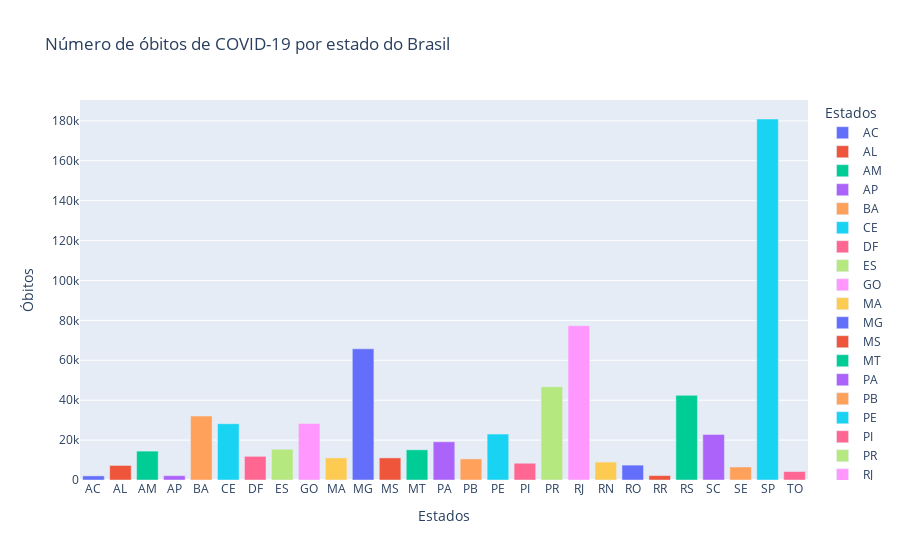

Here is the notebook cell this chart was saved with:
### Code cell
# Criando o gráfico interativo dos óbitos de COVID-19 por estado do Brasil
fig_4 = px.bar(estado, x='Estados', y='Óbitos', color='Estados', title='Número de óbitos de COVID-19 por estado do Brasil')
fig_4.show()

### Figure 1 — Plotly figure (JSON) as saved in the notebook; plotly's stock layout.template omitted (floating-point values rounded to 4 significant figures)
{"data": [{"alignmentgroup": "True", "hovertemplate": "Estados=%{x}<br>Óbitos=%{y}<extra></extra>", "legendgroup": "AC", "marker": {"color": "#636efa", "pattern": {"shape": ""}}, "name": "AC", "offsetgroup": "AC", "orientation": "v", "showlegend": true, "textposition": "auto", "type": "bar", "x": ["AC"], "xaxis": "x", "y": [2063], "yaxis": "y"}, {"alignmentgroup": "True", "hovertemplate": "Estados=%{x}<br>Óbitos=%{y}<extra></extra>", "legendgroup": "AL", "marker": {"color": "#EF553B", "pattern": {"shape": ""}}, "name": "AL", "offsetgroup": "AL", "orientation": "v", "showlegend": true, "textposition": "auto", "type": "bar", "x": ["AL"], "xaxis": "x", "y": [7300], "yaxis": "y"}, {"alignmentgroup": "True", "hovertemplate": "Estados=%{x}<br>Óbitos=%{y}<extra></extra>", "legendgroup": "AM", "marker": {"color": "#00cc96", "pattern": {"shape": ""}}, "name": "AM", "offsetgroup": "AM", "orientation": "v", "showlegend": true, "textposition": "auto", "type": "bar", "x": ["AM"], "xaxis": "x", "y": [14479], "yaxis": "y"}, {"alignmentgroup": "True", "hovertemplate": "Estados=%{x}<br>Óbitos=%{y}<extra></extra>", "legendgroup": "AP", "marker": {"color": "#ab63fa", "pattern": {"shape": ""}}, "name": "AP", "offsetgroup": "AP", "orientation": "v", "showlegend": true, "textposition": "auto", "type": "bar", "x": ["AP"], "xaxis": "x", "y": [2169], "yaxis": "y"}, {"alignmentgroup": "True", "hovertemplate": "Estados=%{x}<br>Óbitos=%{y}<extra></extra>", "legendgroup": "BA", "marker": {"color": "#FFA15A", "pattern": {"shape": ""}}, "name": "BA", "offsetgroup": "BA", "orientation": "v", "showlegend": true, "textposition": "auto", "type": "bar", "x": ["BA"], "xaxis": "x", "y": [32049], "yaxis": "y"}, {"alignmentgroup": "True", "hovertemplate": "Estados=%{x}<br>Óbitos=%{y}<extra></extra>", "legendgroup": "CE", "marker": {"color": "#19d3f3", "pattern": {"shape": ""}}, "name": "CE", "offsetgroup": "CE", "orientation": "v", "showlegend": true, "textposition": "auto", "type": "bar", "x": ["CE"], "xaxis": "x", "y": [28211], "yaxis": "y"}, {"alignmentgroup": "True", "hovertemplate": "Estados=%{x}<br>Óbitos=%{y}<extra></extra>", "legendgroup": "DF", "marker": {"color": "#FF6692", "pattern": {"shape": ""}}, "name": "DF", "offsetgroup": "DF", "orientation": "v", "showlegend": true, "textposition": "auto", "type": "bar", "x": ["DF"], "xaxis": "x", "y": [11863], "yaxis": "y"}, {"alignmentgroup": "True", "hovertemplate": "Estados=%{x}<br>Óbitos=%{y}<extra></extra>", "legendgroup": "ES", "marker": {"color": "#B6E880", "pattern": {"shape": ""}}, "name": "ES", "offsetgroup": "ES", "orientation": "v", "showlegend": true, "textposition": "auto", "type": "bar", "x": ["ES"], "xaxis": "x", "y": [15392], "yaxis": "y"}, {"alignmentgroup": "True", "hovertemplate": "Estados=%{x}<br>Óbitos=%{y}<extra></extra>", "legendgroup": "GO", "marker": {"color": "#FF97FF", "pattern": {"shape": ""}}, "name": "GO", "offsetgroup": "GO", "orientation": "v", "showlegend": true, "textposition": "auto", "type": "bar", "x": ["GO"], "xaxis": "x", "y": [28307], "yaxis": "y"}, {"alignmentgroup": "True", "hovertemplate": "Estados=%{x}<br>Óbitos=%{y}<extra></extra>", "legendgroup": "MA", "marker": {"color": "#FECB52", "pattern": {"shape": ""}}, "name": "MA", "offsetgroup": "MA", "orientation": "v", "showlegend": true, "textposition": "auto", "type": "bar", "x": ["MA"], "xaxis": "x", "y": [11077], "yaxis": "y"}, {"alignmentgroup": "True", "hovertemplate": "Estados=%{x}<br>Óbitos=%{y}<extra></extra>", "legendgroup": "MG", "marker": {"color": "#636efa", "pattern": {"shape": ""}}, "name": "MG", "offsetgroup": "MG", "orientation": "v", "showlegend": true, "textposition": "auto", "type": "bar", "x": ["MG"], "xaxis": "x", "y": [65740], "yaxis": "y"}, {"alignmentgroup": "True", "hovertemplate": "Estados=%{x}<br>Óbitos=%{y}<extra></extra>", "legendgroup": "MS", "marker": {"color": "#EF553B", "pattern": {"shape": ""}}, "name": "MS", "offsetgroup": "MS", "orientation": "v", "showlegend": true, "textposition": "auto", "type": "bar", "x": ["MS"], "xaxis": "x", "y": [11085], "yaxis": "y"}, {"alignmentgroup": "True", "hovertemplate": "Estados=%{x}<br>Óbitos=%{y}<extra></extra>", "legendgroup": "MT", "marker": {"color": "#00cc96", "pattern": {"shape": ""}}, "name": "MT", "offsetgroup": "MT", "orientation": "v", "showlegend": true, "textposition": "auto", "type": "bar", "x": ["MT"], "xaxis": "x", "y": [15138], "yaxis": "y"}, {"alignmentgroup": "True", "hovertemplate": "Estados=%{x}<br>Óbitos=%{y}<extra></extra>", "legendgroup": "PA", "marker": {"color": "#ab63fa", "pattern": {"shape": ""}}, "name": "PA", "offsetgroup": "PA", "orientation": "v", "showlegend": true, "textposition": "auto", "type": "bar", "x": ["PA"], "xaxis": "x", "y": [19145], "yaxis": "y"}, {"alignmentgroup": "True", "hovertemplate": "Estados=%{x}<br>Óbitos=%{y}<extra></extra>", "legendgroup": "PB", "marker": {"color": "#FFA15A", "pattern": {"shape": ""}}, "name": "PB", "offsetgroup": "PB", "orientation": "v", "showlegend": true, "textposition": "auto", "type": "bar", "x": ["PB"], "xaxis": "x", "y": [10575], "yaxis": "y"}, {"alignmentgroup": "True", "hovertemplate": "Estados=%{x}<br>Óbitos=%{y}<extra></extra>", "legendgroup": "PE", "marker": {"color": "#19d3f3", "pattern": {"shape": ""}}, "name": "PE", "offsetgroup": "PE", "orientation": "v", "showlegend": true, "textposition": "auto", "type": "bar", "x": ["PE"], "xaxis": "x", "y": [23012], "yaxis": "y"}, {"alignmentgroup": "True", "hovertemplate": "Estados=%{x}<br>Óbitos=%{y}<extra></extra>", "legendgroup": "PI", "marker": {"color": "#FF6692", "pattern": {"shape": ""}}, "name": "PI", "offsetgroup": "PI", "orientation": "v", "showlegend": true, "textposition": "auto", "type": "bar", "x": ["PI"], "xaxis": "x", "y": [8393], "yaxis": "y"}, {"alignmentgroup": "True", "hovertemplate": "Estados=%{x}<br>Óbitos=%{y}<extra></extra>", "legendgroup": "PR", "marker": {"color": "#B6E880", "pattern": {"shape": ""}}, "name": "PR", "offsetgroup": "PR", "orientation": "v", "showlegend": true, "textposition": "auto", "type": "bar", "x": ["PR"], "xaxis": "x", "y": [46694], "yaxis": "y"}, {"alignmentgroup": "True", "hovertemplate": "Estados=%{x}<br>Óbitos=%{y}<extra></extra>", "legendgroup": "RJ", "marker": {"color": "#FF97FF", "pattern": {"shape": ""}}, "name": "RJ", "offsetgroup": "RJ", "orientation": "v", "showlegend": true, "textposition": "auto", "type": "bar", "x": ["RJ"], "xaxis": "x", "y": [77353], "yaxis": "y"}, {"alignmentgroup": "True", "hovertemplate": "Estados=%{x}<br>Óbitos=%{y}<extra></extra>", "legendgroup": "RN", "marker": {"color": "#FECB52", "pattern": {"shape": ""}}, "name": "RN", "offsetgroup": "RN", "orientation": "v", "showlegend": true, "textposition": "auto", "type": "bar", "x": ["RN"], "xaxis": "x", "y": [8987], "yaxis": "y"}, {"alignmentgroup": "True", "hovertemplate": "Estados=%{x}<br>Óbitos=%{y}<extra></extra>", "legendgroup": "RO", "marker": {"color": "#636efa", "pattern": {"shape": ""}}, "name": "RO", "offsetgroup": "RO", "orientation": "v", "showlegend": true, "textposition": "auto", "type": "bar", "x": ["RO"], "xaxis": "x", "y": [7465], "yaxis": "y"}, {"alignmentgroup": "True", "hovertemplate": "Estados=%{x}<br>Óbitos=%{y}<extra></extra>", "legendgroup": "RR", "marker": {"color": "#EF553B", "pattern": {"shape": ""}}, "name": "RR", "offsetgroup": "RR", "orientation": "v", "showlegend": true, "textposition": "auto", "type": "bar", "x": ["RR"], "xaxis": "x", "y": [2222], "yaxis": "y"}, {"alignmentgroup": "True", "hovertemplate": "Estados=%{x}<br>Óbitos=%{y}<extra></extra>", "legendgroup": "RS", "marker": {"color": "#00cc96", "pattern": {"shape": ""}}, "name": "RS", "offsetgroup": "RS", "orientation": "v", "showlegend": true, "textposition": "auto", "type": "bar", "x": ["RS"], "xaxis": "x", "y": [42417], "yaxis": "y"}, {"alignmentgroup": "True", "hovertemplate": "Estados=%{x}<br>Óbitos=%{y}<extra></extra>", "legendgroup": "SC", "marker": {"color": "#ab63fa", "pattern": {"shape": ""}}, "name": "SC", "offsetgroup": "SC", "orientation": "v", "showlegend": true, "textposition": "auto", "type": "bar", "x": ["SC"], "xaxis": "x", "y": [22859], "yaxis": "y"}, {"alignmentgroup": "True", "hovertemplate": "Estados=%{x}<br>Óbitos=%{y}<extra></extra>", "legendgroup": "SE", "marker": {"color": "#FFA15A", "pattern": {"shape": ""}}, "name": "SE", "offsetgroup": "SE", "orientation": "v", "showlegend": true, "textposition": "auto", "type": "bar", "x": ["SE"], "xaxis": "x", "y": [6533], "yaxis": "y"}, {"alignmentgroup": "True", "hovertemplate": "Estados=%{x}<br>Óbitos=%{y}<extra></extra>", "legendgroup": "SP", "marker": {"color": "#19d3f3", "pattern": {"shape": ""}}, "name": "SP", "offsetgroup": "SP", "orientation": "v", "showlegend": true, "textposition": "auto", "type": "bar", "x": ["SP"], "xaxis": "x", "y": [180939], "yaxis": "y"}, {"alignmentgroup": "True", "hovertemplate": "Estados=%{x}<br>Óbitos=%{y}<extra></extra>", "legendgroup": "TO", "marker": {"color": "#FF6692", "pattern": {"shape": ""}}, "name": "TO", "offsetgroup": "TO", "orientation": "v", "showlegend": true, "textposition": "auto", "type": "bar", "x": ["TO"], "xaxis": "x", "y": [4245], "yaxis": "y"}], "layout": {"barmode": "relative", "legend": {"title": {"text": "Estados"}, "tracegroupgap": 0}, "title": {"text": "Número de óbitos de COVID-19 por estado do Brasil"}, "xaxis": {"anchor": "y", "categoryarray": ["AC", "AL", "AM", "AP", "BA", "CE", "DF", "ES", "GO", "MA", "MG", "MS", "MT", "PA", "PB", "PE", "PI", "PR", "RJ", "RN", "RO", "RR", "RS", "SC", "SE", "SP", "TO"], "categoryorder": "array", "domain": [0, 1], "title": {"text": "Estados"}}, "yaxis": {"anchor": "x", "domain": [0, 1], "title": {"text": "Óbitos"}}}}
